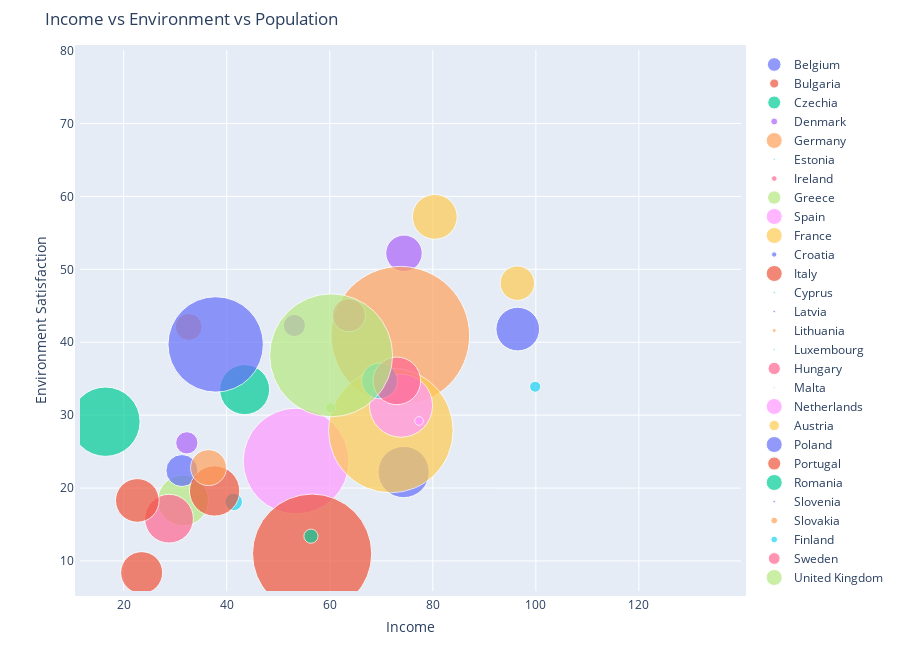

Notebook source saved alongside this figure:
### Code cell
import warnings
warnings.filterwarnings('ignore')


figure = bubbleplot(dataset = df, x_column='median_income', y_column='prct_env_satis_high', 
    bubble_column='country', size_column='total_pop', color_column='country',
    x_title="Income", y_title="Environment Satisfaction", title='Income vs Environment vs Population',
    x_logscale=False, scale_bubble=3, height=650)

iplot(figure, config={'scrollzoom': True})

### Figure 1 — Plotly figure (JSON) as saved in the notebook; plotly's stock layout.template omitted (floating-point values rounded to 4 significant figures)
{"data": [{"marker": {"size": [13.66], "sizemode": "area", "sizeref": 0.01037}, "mode": "markers", "name": "Belgium", "text": ["Belgium"], "type": "scatter", "x": [74.34], "y": [22.2]}, {"marker": {"size": [9.142], "sizemode": "area", "sizeref": 0.01037}, "mode": "markers", "name": "Bulgaria", "text": ["Bulgaria"], "type": "scatter", "x": [23.49], "y": [8.4]}, {"marker": {"size": [12.96], "sizemode": "area", "sizeref": 0.01037}, "mode": "markers", "name": "Czechia", "text": ["Czechia"], "type": "scatter", "x": [43.48], "y": [33.5]}, {"marker": {"size": [6.903], "sizemode": "area", "sizeref": 0.01037}, "mode": "markers", "name": "Denmark", "text": ["Denmark"], "type": "scatter", "x": [74.41], "y": [52.2]}, {"marker": {"size": [99.58], "sizemode": "area", "sizeref": 0.01037}, "mode": "markers", "name": "Germany", "text": ["Germany"], "type": "scatter", "x": [73.7], "y": [40.9]}, {"marker": {"size": [1.607], "sizemode": "area", "sizeref": 0.01037}, "mode": "markers", "name": "Estonia", "text": ["Estonia"], "type": "scatter", "x": [41.35], "y": [18.1]}, {"marker": {"size": [5.679], "sizemode": "area", "sizeref": 0.01037}, "mode": "markers", "name": "Ireland", "text": ["Ireland"], "type": "scatter", "x": [63.71], "y": [43.7]}, {"marker": {"size": [13.43], "sizemode": "area", "sizeref": 0.01037}, "mode": "markers", "name": "Greece", "text": ["Greece"], "type": "scatter", "x": [31.53], "y": [18.3]}, {"marker": {"size": [58.12], "sizemode": "area", "sizeref": 0.01037}, "mode": "markers", "name": "Spain", "text": ["Spain"], "type": "scatter", "x": [53.47], "y": [23.7]}, {"marker": {"size": [80.61], "sizemode": "area", "sizeref": 0.01037}, "mode": "markers", "name": "France", "text": ["France"], "type": "scatter", "x": [71.85], "y": [27.9]}, {"marker": {"size": [5.319], "sizemode": "area", "sizeref": 0.01037}, "mode": "markers", "name": "Croatia", "text": ["Croatia"], "type": "scatter", "x": [31.31], "y": [22.4]}, {"marker": {"size": [73.78], "sizemode": "area", "sizeref": 0.01037}, "mode": "markers", "name": "Italy", "text": ["Italy"], "type": "scatter", "x": [56.57], "y": [11]}, {"marker": {"size": [1.043], "sizemode": "area", "sizeref": 0.01037}, "mode": "markers", "name": "Cyprus", "text": ["Cyprus"], "type": "scatter", "x": [56.35], "y": [13.4]}, {"marker": {"size": [2.57], "sizemode": "area", "sizeref": 0.01037}, "mode": "markers", "name": "Latvia", "text": ["Latvia"], "type": "scatter", "x": [32.25], "y": [26.2]}, {"marker": {"size": [3.778], "sizemode": "area", "sizeref": 0.01037}, "mode": "markers", "name": "Lithuania", "text": ["Lithuania"], "type": "scatter", "x": [32.63], "y": [42.1]}, {"marker": {"size": [0.636], "sizemode": "area", "sizeref": 0.01037}, "mode": "markers", "name": "Luxembourg", "text": ["Luxembourg"], "type": "scatter", "x": [99.87], "y": [33.9]}, {"marker": {"size": [12.34], "sizemode": "area", "sizeref": 0.01037}, "mode": "markers", "name": "Hungary", "text": ["Hungary"], "type": "scatter", "x": [28.8], "y": [15.8]}, {"marker": {"size": [0.5182], "sizemode": "area", "sizeref": 0.01037}, "mode": "markers", "name": "Malta", "text": ["Malta"], "type": "scatter", "x": [60.15], "y": [31]}, {"marker": {"size": [20.68], "sizemode": "area", "sizeref": 0.01037}, "mode": "markers", "name": "Netherlands", "text": ["Netherlands"], "type": "scatter", "x": [73.83], "y": [31.3]}, {"marker": {"size": [10.43], "sizemode": "area", "sizeref": 0.01037}, "mode": "markers", "name": "Austria", "text": ["Austria"], "type": "scatter", "x": [80.39], "y": [57.2]}, {"marker": {"size": [47.23], "sizemode": "area", "sizeref": 0.01037}, "mode": "markers", "name": "Poland", "text": ["Poland"], "type": "scatter", "x": [37.86], "y": [39.7]}, {"marker": {"size": [13.11], "sizemode": "area", "sizeref": 0.01037}, "mode": "markers", "name": "Portugal", "text": ["Portugal"], "type": "scatter", "x": [37.65], "y": [19.6]}, {"marker": {"size": [24.98], "sizemode": "area", "sizeref": 0.01037}, "mode": "markers", "name": "Romania", "text": ["Romania"], "type": "scatter", "x": [16.46], "y": [29.1]}, {"marker": {"size": [2.545], "sizemode": "area", "sizeref": 0.01037}, "mode": "markers", "name": "Slovenia", "text": ["Slovenia"], "type": "scatter", "x": [53.14], "y": [42.3]}, {"marker": {"size": [6.7], "sizemode": "area", "sizeref": 0.01037}, "mode": "markers", "name": "Slovakia", "text": ["Slovakia"], "type": "scatter", "x": [36.47], "y": [22.8]}, {"marker": {"size": [6.673], "sizemode": "area", "sizeref": 0.01037}, "mode": "markers", "name": "Finland", "text": ["Finland"], "type": "scatter", "x": [69.68], "y": [34.7]}, {"marker": {"size": [11.77], "sizemode": "area", "sizeref": 0.01037}, "mode": "markers", "name": "Sweden", "text": ["Sweden"], "type": "scatter", "x": [73.01], "y": [34.7]}, {"marker": {"size": [78.43], "sizemode": "area", "sizeref": 0.01037}, "mode": "markers", "name": "United Kingdom", "text": ["United Kingdom"], "type": "scatter", "x": [60.26], "y": [38.2]}, {"marker": {"size": [0.3917], "sizemode": "area", "sizeref": 0.01037}, "mode": "markers", "name": "Iceland", "text": ["Iceland"], "type": "scatter", "x": [77.33], "y": [29.2]}, {"marker": {"size": [6.182], "sizemode": "area", "sizeref": 0.01037}, "mode": "markers", "name": "Norway", "text": ["Norway"], "type": "scatter", "x": [96.41], "y": [48.1]}, {"marker": {"size": [9.875], "sizemode": "area", "sizeref": 0.01037}, "mode": "markers", "name": "Switzerland", "text": ["Switzerland"], "type": "scatter", "x": [96.49], "y": [41.8]}, {"marker": {"size": [9.875], "sizemode": "area", "sizeref": 0.01037}, "mode": "markers", "name": "Turkey", "text": ["Turkey"], "type": "scatter", "x": [22.65], "y": [18.3]}], "layout": {"height": 650, "hovermode": "closest", "margin": {"b": 50, "pad": 5, "t": 50}, "showlegend": true, "title": {"text": "Income vs Environment vs Population"}, "xaxis": {"autorange": false, "range": [11.52, 139.8], "title": {"text": "Income"}}, "yaxis": {"autorange": false, "range": [5.88, 80.08], "title": {"text": "Environment Satisfaction"}}}}
